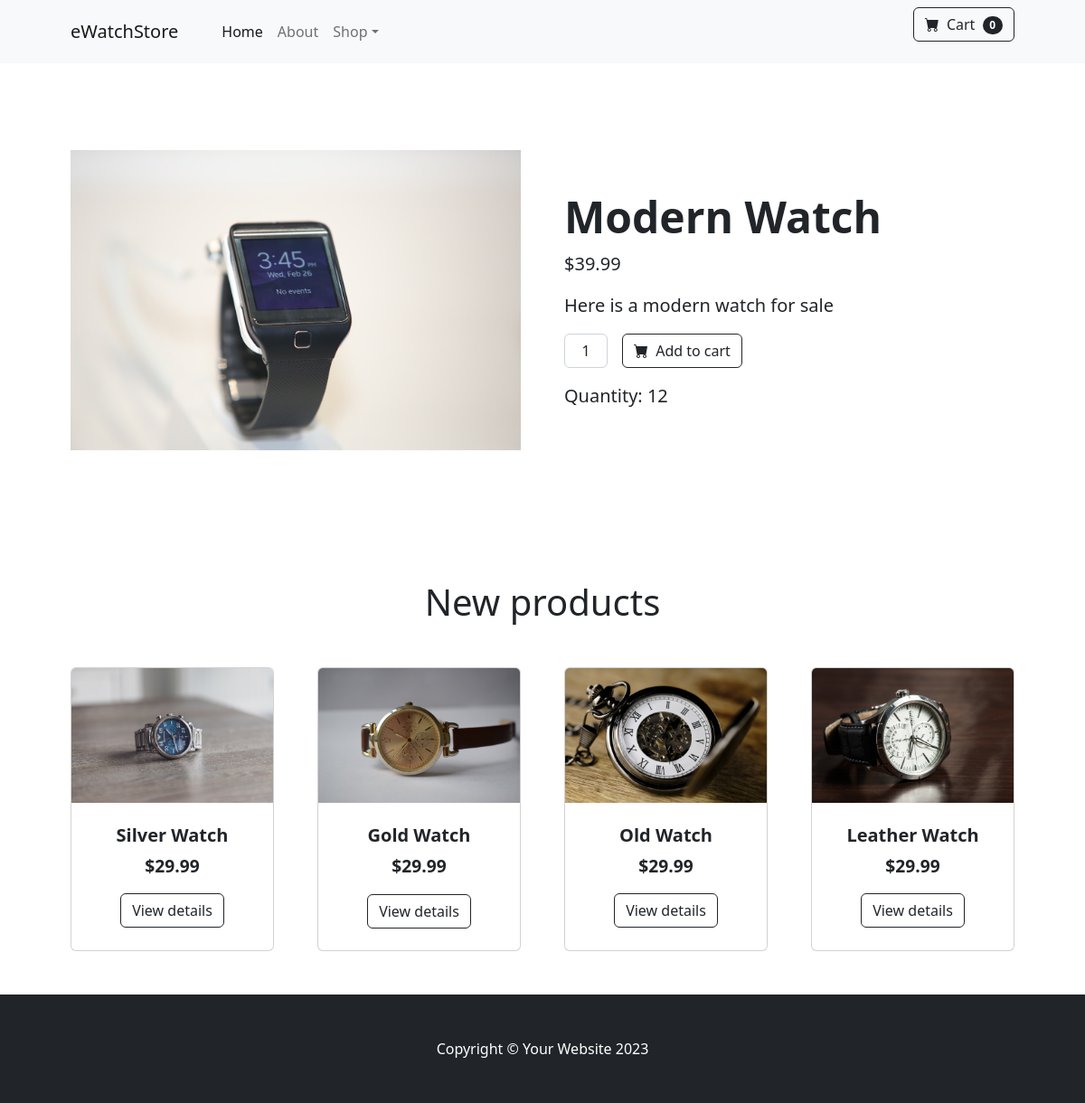
Screenshot of /detail/7/ with the database file from the repository.
### postings/models.py (models this page shows, shortened)
class Product(models.Model):
    name = models.CharField(max_length=255)
    description = models.TextField()
    price = models.DecimalField(max_digits=10, decimal_places=2)
    quantity_available = models.PositiveIntegerField()
    image = models.ImageField(upload_to='product_images/', null=True, blank=True)

### postings/views.py (the view)
# urls.py: path('detail/<int:product_id>/', views.detail, name='detail'),
def detail(request, product_id):
    product = get_object_or_404(Product, pk=product_id)
    products = Product.objects.order_by("id")[:4]
    return render(request, "detail.html", {'product': product, 'products': products})

### postings/templates/detail.html (shortened to what this page needs)
<!DOCTYPE html>
{% load static %}
<html lang="en">
    <head>
        <link href="https://cdn.jsdelivr.net/npm/bootstrap-icons@1.5.0/font/bootstrap-icons.css" rel="stylesheet" />
        <link href="{% static "css/styles.css" %}" rel="stylesheet" />
    <link href="{% static 'css/styles.css' %}" rel="stylesheet" />
    </head>
    <body>
        <nav class="navbar navbar-expand-lg navbar-light bg-light">
            <div class="container px-4 px-lg-5">
                <a class="navbar-brand" href="/">eWatchStore</a>
                <div class="collapse navbar-collapse" id="navbarSupportedContent">
                    <ul class="navbar-nav me-auto mb-2 mb-lg-0 ms-lg-4">
                        <li class="nav-item"><a class="nav-link active" aria-current="page" href="/">Home</a></li>
                        <li class="nav-item"><a class="nav-link" href="/about">About</a></li>
                        <li class="nav-item dropdown">
                            <a class="nav-link dropdown-toggle" id="navbarDropdown" href="/" role="button" data-bs-toggle="dropdown" aria-expanded="false">Shop</a>
                        </li>
                    </ul>
                    <form class="d-flex">
                        <button class="btn btn-outline-dark" type="submit">
                            <i class="bi-cart-fill me-1"></i>
                            Cart
                            <span class="badge bg-dark text-white ms-1 rounded-pill">0</span>
                        </button>
                    </form>
                </div>
            </div>
        </nav>
<section class="py-5">
  <div class="container px-4 px-lg-5 my-5">
      <div class="row gx-4 gx-lg-5 align-items-center">
          <div class="col-md-6">
              <img class="card-img-top mb-5 mb-md-0" src="{{ product.image.url }}" alt="{{ product.name }}" />
          </div>
          <div class="col-md-6">
              <h1 class="display-5 fw-bolder">{{ product.name }}</h1>
              <div class="fs-5 mb-3">
                  <span>${{ product.price }}</span>
              </div>
              <p class="lead">{{ product.description }}</p>
              <div class="d-flex">
                  <input class="form-control text-center me-3" id="inputQuantity" type="num" value="1" style="max-width: 3rem" />
                  <button class="btn btn-outline-dark flex-shrink-0" type="button">
                      <i class="bi-cart-fill me-1"></i>
                      Add to cart
                  </button>
              </div>
              <div class="fs-5 mt-3">Quantity: {{ product.quantity_available }}</div>
          </div>
      </div>
  </div>
</section>
{% if products %}
        <div class="container px-4 px-lg-5 mt-5">
            <h1 class="center mb-5">New products</h1>
            <div class="row gx-4 gx-lg-5 row-cols-2 row-cols-md-3 row-cols-xl-4 justify-content-center">
                {% for product in products %}
                    <div class="col mb-5">
                        <a class="card-link" href="{% url 'detail' product.id %}">
                            <div class="card h-100">
                                {% if product.image %}
                                    <img class="card-img-top" src="{{ product.image.url }}" alt="{{ product.name }}">
                                {% endif %}
                                <div class="card-body p-4">
                                    <div class="text-center">
                                        <h5 class="fw-bolder">{{ product.name }}</h5>
                                        <div class="price">
                                            <span class="price-bold">${{ product.price }}</span>
                                        </div>
                                        <div class="text-center mt-3">
                                            <a class="btn btn-outline-dark" href="{% url 'detail' product.id %}">View details</a>
                                          </div>
                                    </div>
                                </div>
                            </div>
                        </a>
                    </div>
                {% endfor %}
            </div>
        </div>
    {% else %}
        <p>No products available.</p>
    {% endif %}
        <footer class="py-5 bg-dark">
            <div class="container"><p class="m-0 text-center text-white">Copyright &copy; Your Website 2023</p></div>
        </footer>
    </body>
</html>

### postings/templates/detail.html (style rules this page uses)
.price-bold { font-size: 1.2em; font-weight: bold; color: inherit; }
.card-link { display: block; text-decoration: none; color: inherit; }
.center { display: flex; justify-content: center; align-items: center; margin: 0; }

### rows the page displays
Product: image (picture), name "Modern Watch", price "39.99", description "Here is a modern watch for sale", quantity_available "12"
Product: image (picture), name "Silver Watch", price "29.99"
Product: image (picture), name "Gold Watch", price "29.99"
Product: image (picture), name "Old Watch", price "29.99"
Product: image (picture), name "Leather Watch", price "29.99"
